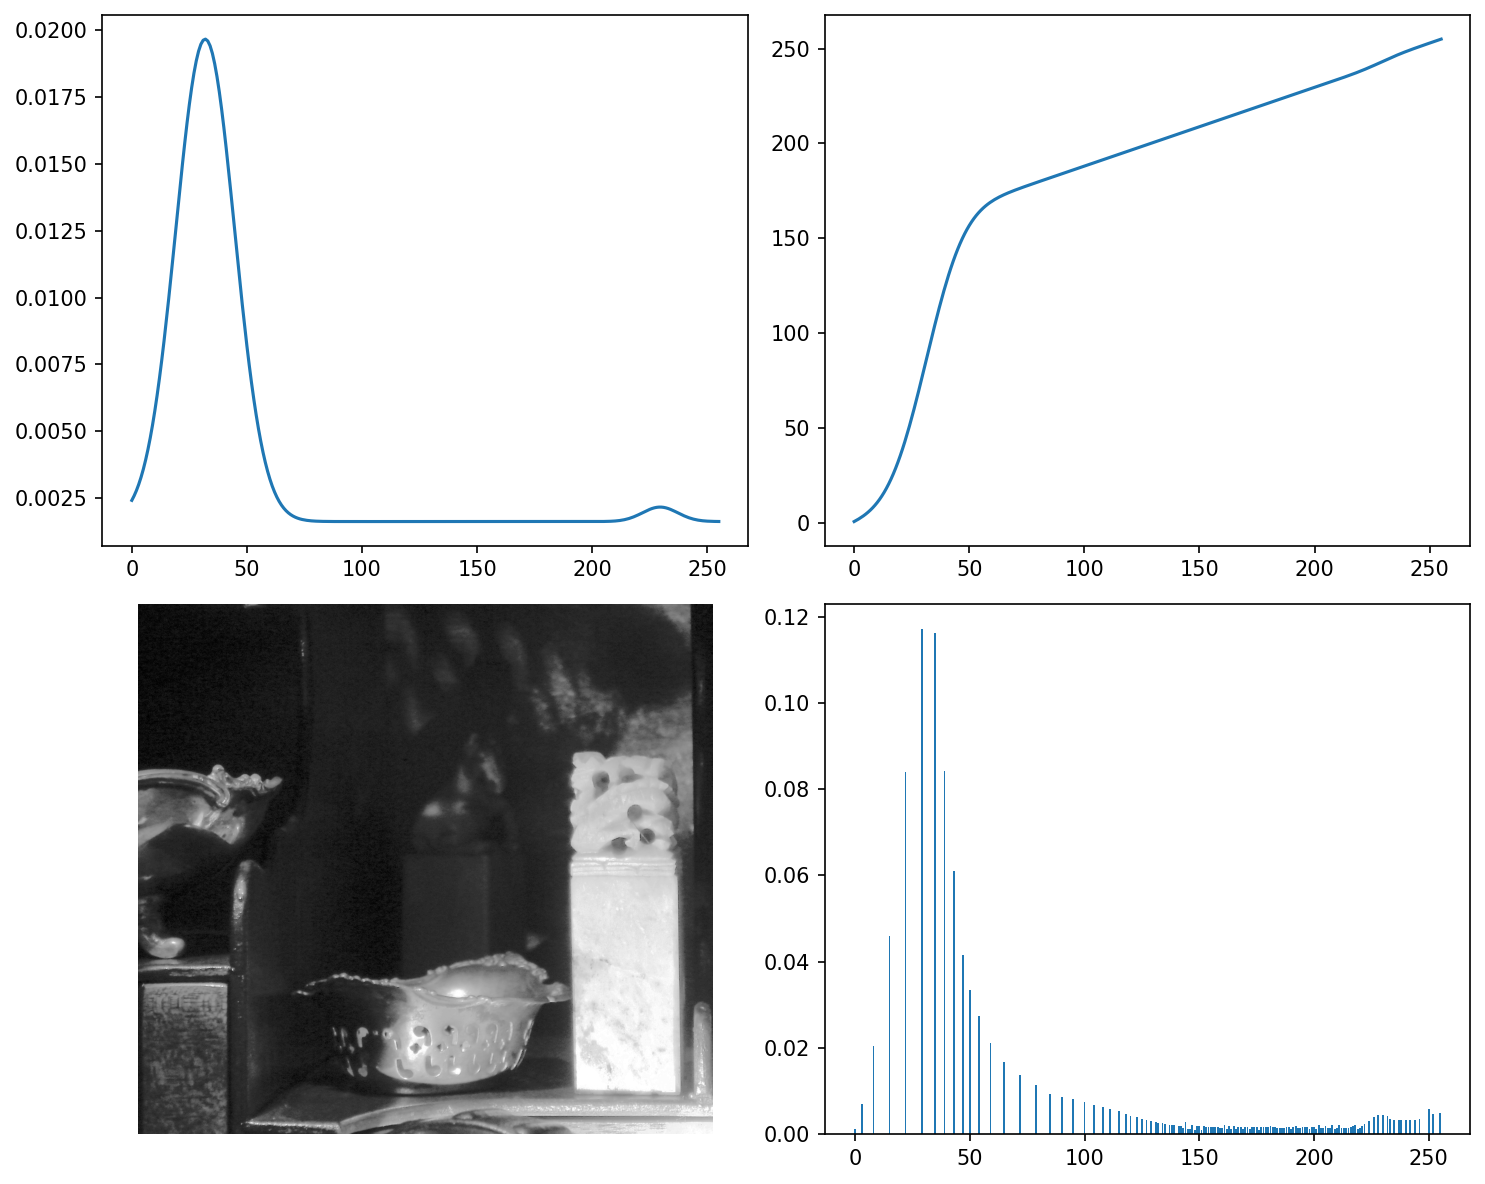

This chart was generated by the following Python code:
import numpy as np
import matplotlib.pyplot as plt
from PIL import Image
from libDIPUM.twomodegauss import twomodegauss
from libDIPUM.data_path import dip_data

# %% Fig 3.26
# Histogram specification of hidden horse image

# %% Data
f = np.array(Image.open(dip_data('hidden-horse.tif')))
if f.ndim == 3:
    f = f[..., 0]
f = f.astype(np.uint8)

# %% Specified histogram
p = twomodegauss(0.125, 0.05, 0.9, 0.03, 1, 0.05, 0.0018)
tsh = np.cumsum(p)

# %% Obtain the histogram-specified image (MATLAB histeq(f,p)-like CDF matching)
hf, _ = np.histogram(f.ravel(), bins=np.arange(-0.5, 256.5, 1.0))
hf = hf.astype(float) / f.size
cs = np.cumsum(hf)
ct = np.cumsum(p)

mapping = np.zeros(256, dtype=np.uint8)
for r in range(256):
    # First target gray level whose CDF reaches source CDF.
    mapping[r] = np.searchsorted(ct, cs[r], side='left')

g = mapping[f]

hns, _ = np.histogram(g.ravel(), bins=np.arange(-0.5, 256.5, 1.0))
hns = hns.astype(float) / g.size

# %% Display
fig = plt.figure(1, figsize=(10, 8))

plt.subplot(2, 2, 1)
plt.plot(p)
plt.axis('square')
plt.axis('tight')

plt.subplot(2, 2, 2)
plt.plot(255 * tsh)
plt.axis('square')
plt.axis('tight')

plt.subplot(2, 2, 3)
plt.imshow(g, cmap='gray')
plt.axis('off')

plt.subplot(2, 2, 4)
plt.bar(np.arange(256), hns)
plt.axis('square')
plt.axis('tight')

plt.tight_layout()
fig.savefig('Figure326.png', dpi=150, bbox_inches='tight')
plt.show()
